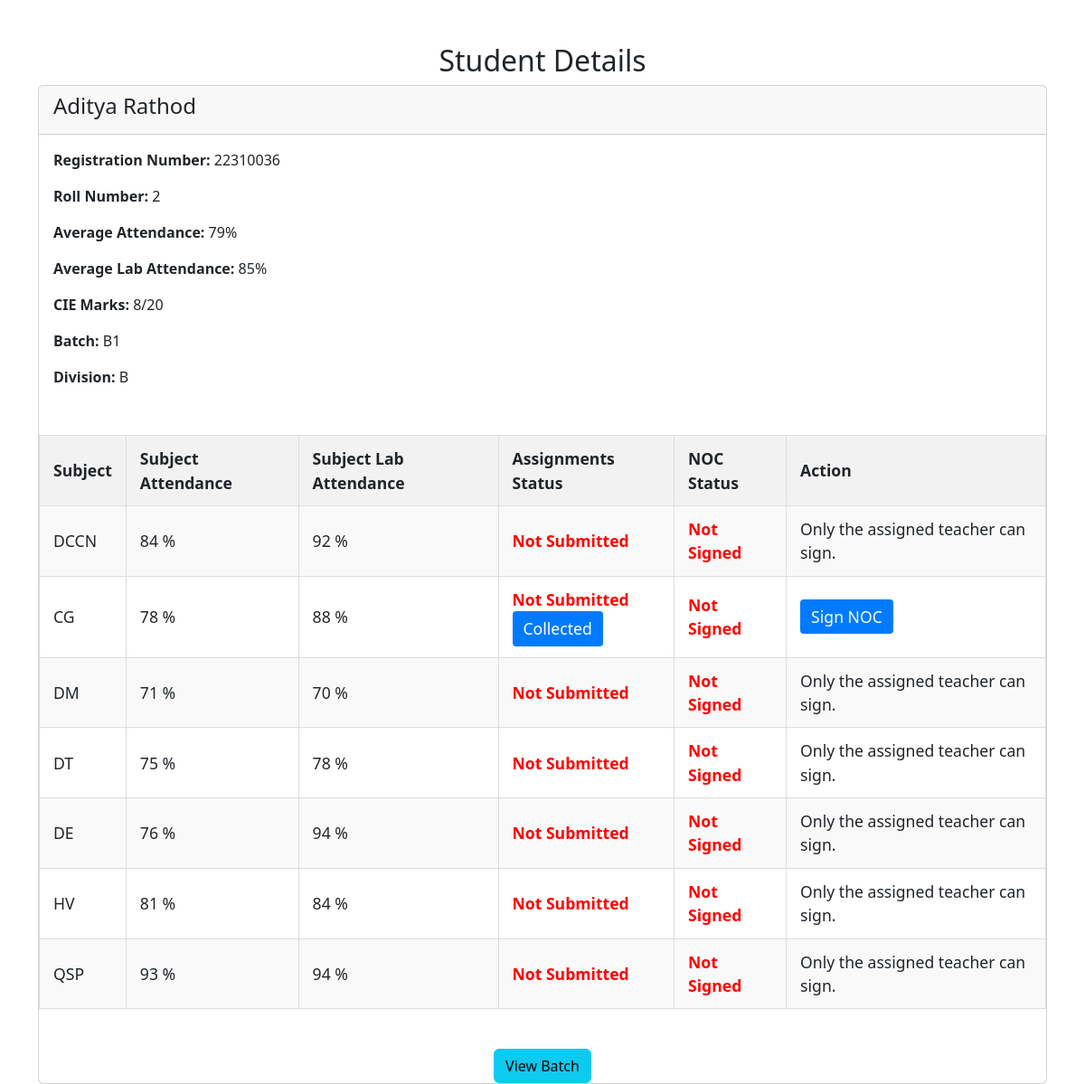
The page /view_student/22310036/ (signed in) on the database its author committed.
### login/models.py (models this page shows, shortened)
class Student(models.Model):
    user = models.OneToOneField(User, on_delete=models.CASCADE, null=True, blank=True)
    registration_number = models.CharField(max_length=20, unique=True, primary_key=True)
    roll_number = models.CharField(max_length=20, unique=True)
    attendance = models.IntegerField(default=0)
    cie_marks = models.IntegerField(default=0)
    first_name = models.CharField(max_length=50)
    last_name = models.CharField(max_length=50)
    batch = models.ForeignKey(Batch, on_delete=models.SET_NULL, null=True, blank=True)
    division = models.ForeignKey(Division, on_delete=models.SET_NULL, null=True, blank=True)
    subjects = models.ManyToManyField(Subject, blank=True)

class Batch(models.Model):
    name = models.CharField(max_length=10, unique=True, primary_key=True)
    division = models.ForeignKey(Division, on_delete=models.CASCADE)

class Division(models.Model):
    name = models.CharField(max_length=10, unique=True, primary_key=True)

class Subject(models.Model):
    subject_id = models.CharField(max_length=10, unique=True, primary_key=True)
    subject_name = models.CharField(max_length=50)

### login/views.py (the view)
# urls.py: path('view_student/<str:registration_number>/', views.view_student, name='view_student'),
@login_required
def view_student(request, registration_number):
    student = Student.objects.get(registration_number=registration_number)
    student_subjects = StudentSubject.objects.filter(student=student)
    teacher_subjects = request.user.faculty.subjects.all()
    student_subjects_info = []
    attendance_total=0
    attendance_lab_total=0
    for student_subject in student_subjects:
        attendance_total = attendance_total + student_subject.subject_attendance
        attendance_lab_total = attendance_lab_total + student_subject.subject_lab_attendance
        is_teacher_assigned = teacher_subjects.filter(subject_id=student_subject.subject.subject_id).exists()
        student_subjects_info.append({
            'subject_attendance':student_subject.subject_attendance,
            'subject_lab_attendance':student_subject.subject_lab_attendance,
            'assignments_submitted':student_subject.assignments_submitted,
            'subject': student_subject.subject,
            'noc_signed': student_subject.noc_signed,
            'is_teacher_assigned': is_teacher_assigned
        })
        avg_att =int(attendance_total/7)
        avg_lab_att= int(attendance_lab_total/7)
    return render(request, 'view_student.html', {
        'student': student,
        'avg_att':avg_att,
        'avg_lab_att':avg_lab_att,
        'student_subjects_info': student_subjects_info,
    })

### templates/view_student.html (shortened to what this page needs)
{% extends "base.html" %}
{% block body %}
<div class="container mt-5">
    <h2 class="text-center">Student Details</h2>
    <div class="card">
        <div class="card-header">
            <h4>{{ student.first_name }} {{ student.last_name }}</h4>
        </div>
        <div class="card-body">
            <p><strong>Registration Number:</strong> {{ student.registration_number }}</p>
            <p><strong>Roll Number:</strong> {{ student.roll_number }}</p>
            <p><strong>Average Attendance:</strong> {{ avg_att }}%</p>
            <p><strong>Average Lab Attendance:</strong> {{ avg_lab_att }}%</p>
            <p><strong>CIE Marks:</strong> {{ student.cie_marks }}/20</p>
            <p><strong>Batch:</strong> {{ student.batch.name }}</p>
            <p><strong>Division:</strong> {{ student.division.name }}</p>
        </div>
    <table>
        <tr>
            <th>Subject</th>
            <th>Subject Attendance</th>
            <th>Subject Lab Attendance</th>
            <th>Assignments Status</th>
            <th>NOC Status</th>
            <th>Action</th>
        </tr>
        {% for info in student_subjects_info %}
        <tr>
            <td>{{ info.subject.subject_name }}</td>
            <td>{{ info.subject_attendance }} %</td>
            <td>{{ info.subject_lab_attendance }} %</td>
            <td class="status {% if info.assignments_submitted %} submitted {% else %} not-submitted {% endif %}">
                {% if info.assignments_submitted %} Submitted {% else %} Not Submitted {% endif %}
                {% if info.is_teacher_assigned %}
                    <form method="POST" action="{% url 'assignments_status' student.registration_number info.subject.subject_id %}">
                        <button type="submit">Collected</button>
                    </form>
                    {% endif %}
            </td>
            <td class="status {% if info.noc_signed %} signed {% else %} not-signed {% endif %}">
                {% if info.noc_signed %} Signed {% else %} Not Signed {% endif %}
            </td>
            <td>
                {% if info.is_teacher_assigned %}
                    <form method="POST" action="{% url 'sign_noc_for_subject' student.registration_number info.subject.subject_id %}">
                        <button type="submit">Sign NOC</button>
                    </form>
                {% else %}
                    Only the assigned teacher can sign.
                {% endif %}
            </td>
        </tr>
        {% endfor %}
    </table>
    <div class="text-center mt-4">
        <a href="{% url 'show_batch_data' %}" class="btn btn-info">View Batch</a>
    </div>
{% endblock body %}

### templates/view_student.html (style rules this page uses)
table { width: 100%; border-collapse: collapse; margin: 20px 0; font-size: 1.1em; text-align: left; }
th, td { padding: 12px 15px; border: 1px solid #ddd; }
th { background-color: #f2f2f2; }
tr:nth-child(even) { background-color: #f9f9f9; }
.status { font-weight: bold; }
.not-submitted { color: red; }
.not-signed { color: red; }
button { padding: 6px 12px; border: none; background-color: #007BFF; color: white; border-radius: 4px; cursor: pointer; }

### rows shown on the page
Student: first_name "Aditya", last_name "Rathod", registration_number "22310036", roll_number "2", cie_marks "8", batch.name "B1", division.name "B"
Subject: subject.subject_name "DCCN", subject_attendance "84", subject_lab_attendance "92", shows "Only the assigned teacher can sign."
Subject: subject.subject_name "CG", subject_attendance "78", subject_lab_attendance "88", shows "Collected", shows "Sign NOC"
Subject: subject.subject_name "DM", subject_attendance "71", subject_lab_attendance "70", shows "Only the assigned teacher can sign."
Subject: subject.subject_name "DT", subject_attendance "75", subject_lab_attendance "78", shows "Only the assigned teacher can sign."
Subject: subject.subject_name "DE", subject_attendance "76", subject_lab_attendance "94", shows "Only the assigned teacher can sign."
Subject: subject.subject_name "HV", subject_attendance "81", subject_lab_attendance "84", shows "Only the assigned teacher can sign."
Subject: subject.subject_name "QSP", subject_attendance "93", subject_lab_attendance "94", shows "Only the assigned teacher can sign."

### other values the page prints
{{ avg_att }} "79"
{{ avg_lab_att }} "85"
